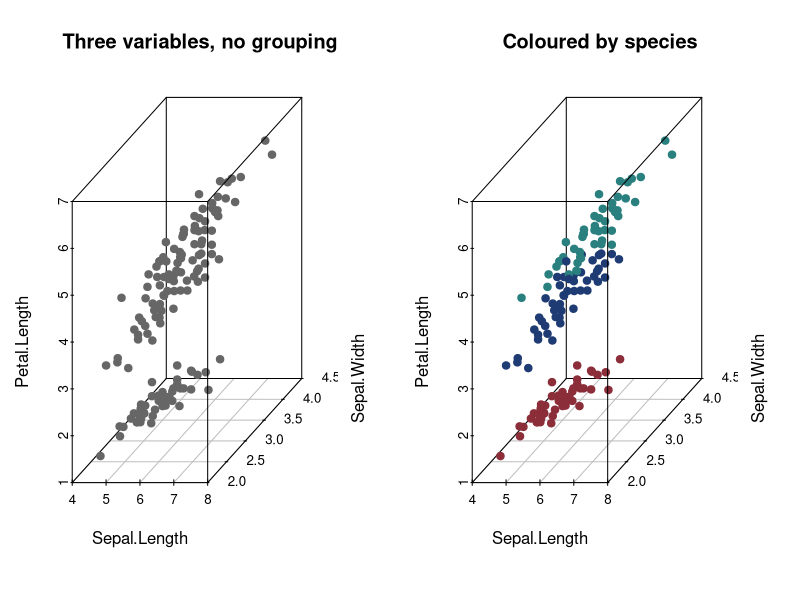
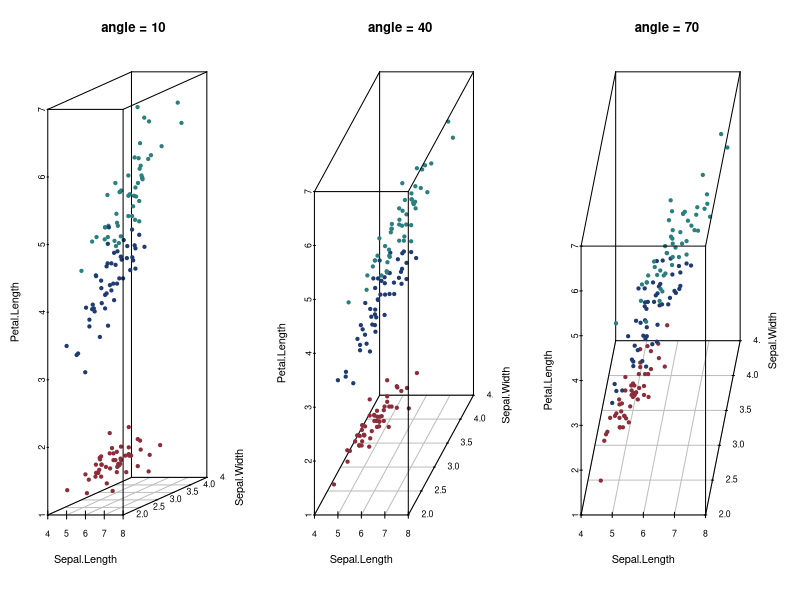
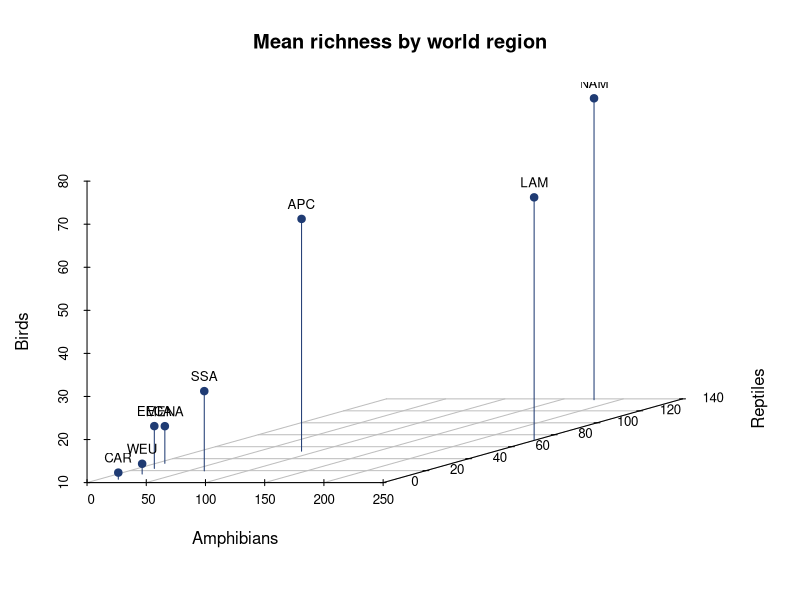
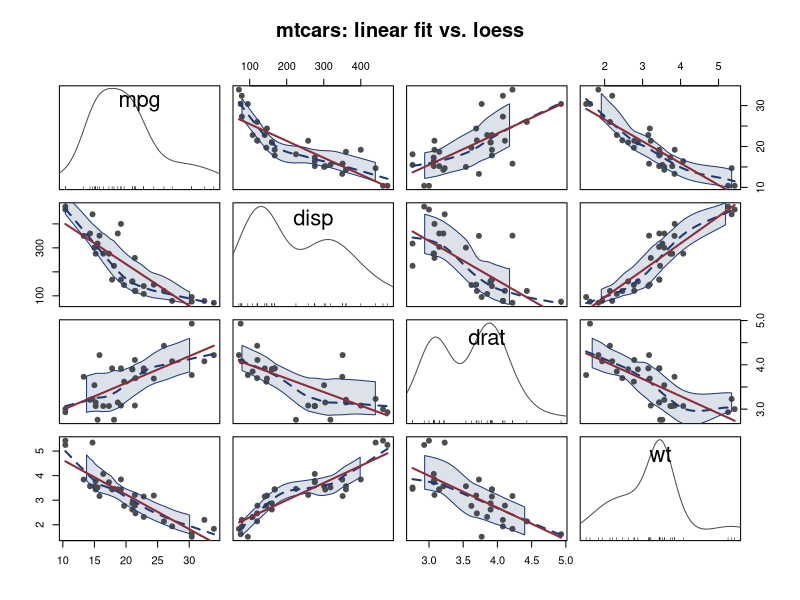
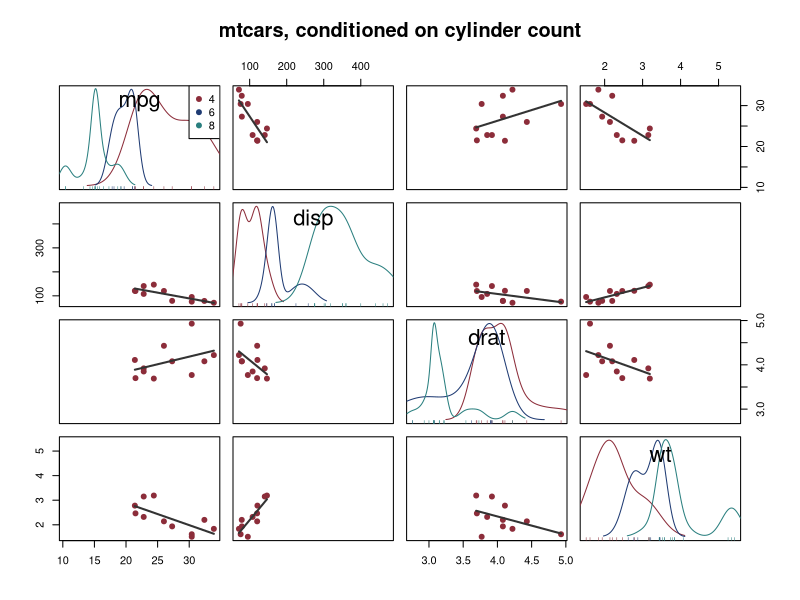
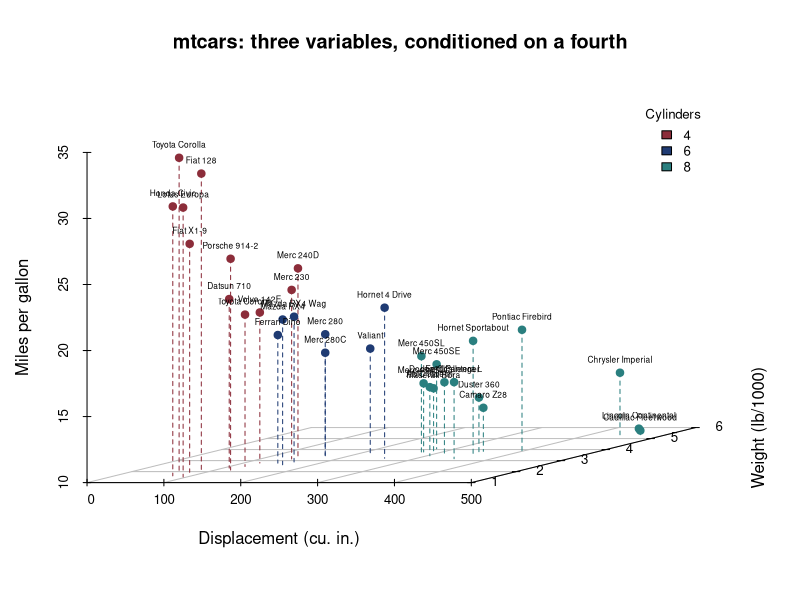
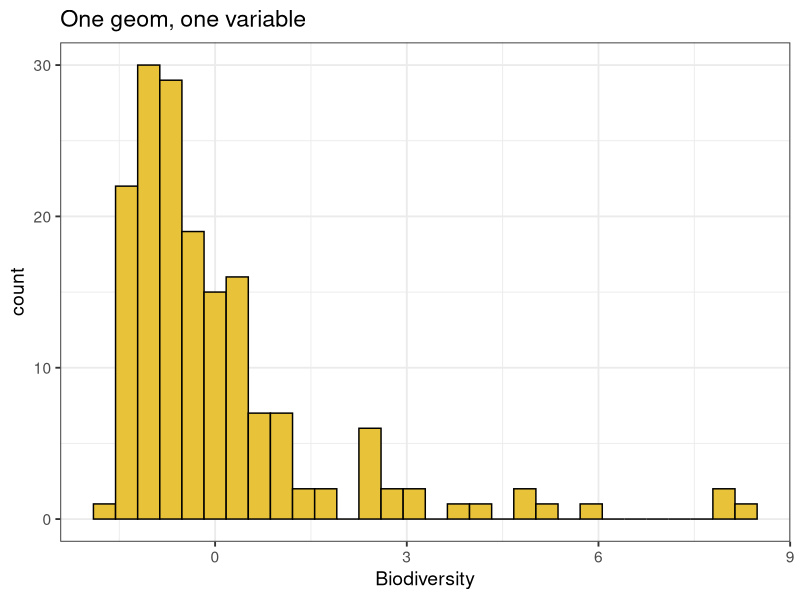
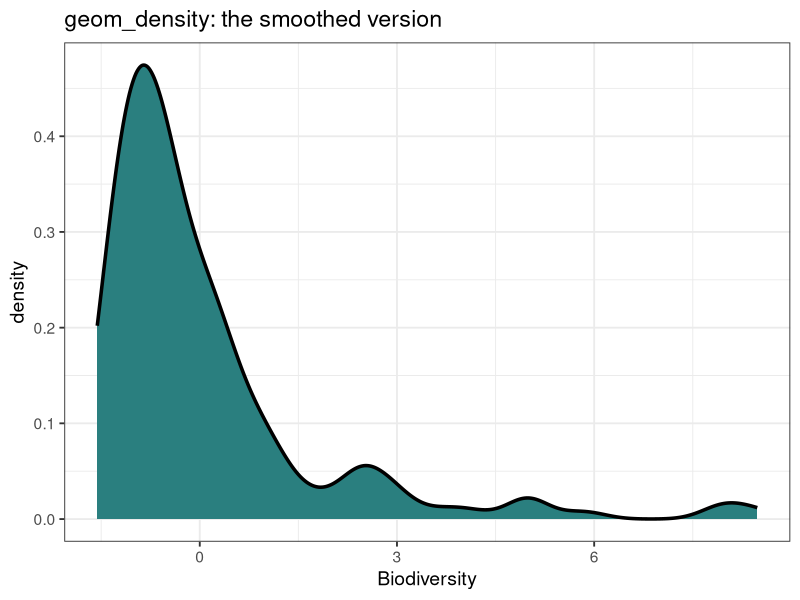

Write the R code that produced these figures, in order.
## ============================================================================
##  MS_LJMR :: 03_VisualizationII.R — Data Visualization II
##
##  Original authors: BIOL 943 course team
##                    (Jorge Soberón, Laura Jiménez & Marlon E. Cobos,
##                     University of Kansas)
##  Revised for the MS_LJMR edition by: Luis J. Madrigal-Roca
##
##  Revised from 03_VisualizationII.R ("Session 5: Visualization, Part 2").
##  The original set a working directory, read BiodivCountries.csv by hard-coded
##  COLUMN NUMBERS (3, 28:31, 34:36) and called x11(). Here the biodiversity
##  columns are selected by NAME — the same names 04_Clustering.R uses, which
##  the seeded fallback in 00_utils.R also emits — so the script survives any
##  reordering of the real file.
##
##  Where this sits in the course
##  -----------------------------
##  Session I showed the R view one pair at a time. Two variables fit on paper
##  and three fit in a projection; beyond that, plotting stops being an option
##  and ordination takes over. This session pushes direct display to its limit
##  so that the need for Chapters 2-3 is felt rather than asserted.
## ============================================================================

##  PLAIN CLASSROOM EDITION
##  Generated from R/03_VisualizationII.R by scripts/make_class_src.py --
##  edit R/03_VisualizationII.R and regenerate; changes made here will be overwritten.
## ============================================================================

# R packages required
#install.packages("scatterplot3d")
#install.packages("car")
library(scatterplot3d)
library(car)

# Working directory
#   Point this at the folder that holds this session's data. Every file
#   name below is resolved relative to it, so the script and its data have
#   to travel together -- or at least stay in step.
#
#   This session reads: BiodivCountries.csv, BiodiversityCountriesPCValues.csv
setwd("YOUR/DIRECTORY")

# Built-in data sets used below
data(iris)
data(mtcars)

has3d <- requireNamespace("scatterplot3d", quietly = TRUE)
hascar <- requireNamespace("car", quietly = TRUE)

## ---- 1. Three dimensions, drawn honestly -----------------------------------

pal  <- c("#8c2d3a", "#1f3b73", "#2a7f7f")

if (has3d) {
  # Wide figure: widen the Plot pane, or open a sized device first --
  #   dev.new(width = 11, height = 5.5)
  op <- par(mfrow = c(1, 2), mar = c(3, 3, 3, 1))
  scatterplot3d::scatterplot3d(iris[, 1:3], pch = 19, color = "grey40",
                               main = "Three variables, no grouping")
  scatterplot3d::scatterplot3d(iris[, 1:3], pch = 19, color = pal[iris$Species],
                               main = "Coloured by species")
  par(op)
} else {
  message("scatterplot3d not installed - skipping the 3-D iris panel.")
}

## A 3-D scatter is still a 2-D picture: the third axis is a projection chosen
## by `angle`, and the apparent structure changes with it. Rotating through a
## few angles is the cheapest demonstration that "seeing" >2 dimensions always
## means choosing a projection — which is exactly what PCA automates, except it
## chooses the projection by maximizing variance instead of by eye.
if (has3d) {
  # Wide figure: widen the Plot pane, or open a sized device first --
  #   dev.new(width = 13, height = 4.5)
  op <- par(mfrow = c(1, 3), mar = c(3, 3, 3, 1))
  for (a in c(10, 40, 70))
    scatterplot3d::scatterplot3d(iris[, 1:3], pch = 19, color = pal[iris$Species],
                                 angle = a, main = paste("angle =", a))
  par(op)
}

## ---- 2. Aggregating a real table before plotting it ------------------------
## 186 countries is too many points to label. Aggregating to world regions
## turns an unreadable cloud into eight labelled points — the same move
## 04_Clustering.R makes before hierarchical clustering, and the same columns.
biodiv <- read.csv("BiodivCountries.csv", stringsAsFactors = TRUE)
rich   <- c("AmphRich", "Rept_rich", "BirdRich", "MamsRich")
dens   <- c("DensAmphRich", "DensRept_rich", "DensBirdRich", "DensMamsRich")

## The real BiodivCountries.csv is incomplete, so aggregate with na.rm = TRUE
## rather than dropping whole countries for one missing value.
agg <- aggregate(biodiv[, c(rich, dens)],
                 by = list(Region = biodiv$RegionCode),
                 FUN = function(x) mean(x, na.rm = TRUE))
M   <- as.matrix(agg[, -1]); rownames(M) <- agg$Region
cat("Regional means:\n"); print(round(M[, rich], 1))

if (has3d) {
  par(mfrow = c(1, 1))
  s3d <- scatterplot3d::scatterplot3d(
    M[, c("AmphRich", "Rept_rich", "BirdRich")],
    pch = 19, color = "#1f3b73",
    type = "h",              # drop lines to the floor: restores depth cues
    xlab = "Amphibians", ylab = "Reptiles", zlab = "Birds",
    main = "Mean richness by world region", box = FALSE, angle = 25)
  ## xyz.convert() maps the 3-D coordinates onto the 2-D page, which is what
  ## makes it possible to add ordinary text() labels to a 3-D plot.
  co <- s3d$xyz.convert(M[, c("AmphRich", "Rept_rich", "BirdRich")])
  text(co$x, co$y, labels = rownames(M), cex = .8, pos = 3)
}

## ---- 3. Scatterplot matrices with structure added --------------------------
## car::scatterplotMatrix() is pairs() plus a linear fit, a loess curve and a
## marginal density per panel. The loess is the useful part: it shows whether
## the linear summary that PCA and regression both assume is defensible.
cars <- mtcars
if (hascar) {
  par(mfrow = c(1, 1))
  car::scatterplotMatrix(~ mpg + disp + drat + wt, data = cars,
                         regLine = list(col = "#8c2d3a"),
                         smooth  = list(col.smooth = "#1f3b73",
                                        col.spread = "#1f3b73"),
                         col = "grey30", pch = 19,
                         main = "mtcars: linear fit vs. loess")


  ## Conditioning on a factor splits every panel by group. When groups have
  ## different slopes, a single global ordination will average them away.
  par(mfrow = c(1, 1))
  car::scatterplotMatrix(~ mpg + disp + drat + wt | factor(cyl), data = cars,
                         regLine = list(col = "grey20"), smooth = FALSE,
                         col = pal, pch = 19,
                         main = "mtcars, conditioned on cylinder count")

} else {
  message("car not installed - skipping the scatterplot-matrix panels.")
}

## ---- 4. Putting it together: labelled, coloured, conditioned 3-D -----------
if (has3d) {
  cyl_col <- pal[factor(cars$cyl)]
  par(mfrow = c(1, 1))
  s3d <- scatterplot3d::scatterplot3d(
    cars$disp, cars$wt, cars$mpg,
    color = cyl_col, pch = 19, type = "h", lty.hplot = 2, scale.y = .75,
    xlab = "Displacement (cu. in.)", ylab = "Weight (lb/1000)",
    zlab = "Miles per gallon", box = FALSE, angle = 20,
    main = "mtcars: three variables, conditioned on a fourth")
  co <- s3d$xyz.convert(cars$disp, cars$wt, cars$mpg)
  text(co$x, co$y, labels = rownames(cars), pos = 3, cex = .5)
  legend("topright", inset = .05, bty = "n", cex = .8,
         title = "Cylinders", legend = levels(factor(cars$cyl)), fill = pal)

}

## ============================================================================
##  5. THE GRAMMAR OF GRAPHICS
## ============================================================================
##  Everything above is base graphics: you issue drawing commands in order.
##  ggplot2 works differently -- you declare a MAPPING from variables to visual
##  channels (aes) and then add layers (geoms) that render it. The payoff is
##  that conditioning on a factor stops being a loop and becomes one more term.
##
##  Data: the biodiversity table reduced to its principal components, which is
##  also a preview of Chapter 4 -- Biodiversity is PC1 of the area-corrected
##  richness variables (75.9% of their variance), Governance summarises 14
##  variables (86.7%), Wealth 3 (55.7%) and Capacity_no_GEF 19 (55.3%).
if (requireNamespace("ggplot2", quietly = TRUE)) {
  library(ggplot2)
  m3 <- read.csv("BiodiversityCountriesPCValues.csv", stringsAsFactors = TRUE)
  cat("\nBiodiversity PC table:", nrow(m3), "countries x", ncol(m3), "columns\n")
  cat("  ", paste(names(m3), collapse = ", "), "\n")

  ## ggplot() returns an OBJECT. At the console it prints itself and you see the
  ## plot; inside a function or a loop you must print() it explicitly, or
  ## nothing is drawn. This catches everyone once.
  p1 <- ggplot(m3, aes(x = Biodiversity))

  par(mfrow = c(1, 1))
  print(p1 + geom_histogram(colour = "black", fill = "#e8c33a", bins = 30) +
          theme_bw(base_size = 14) +
          labs(title = "One geom, one variable"))


  ## the same mapping, a different geom: density instead of counts
  par(mfrow = c(1, 1))
  print(p1 + geom_density(colour = "black", linewidth = 1.2, fill = "#2a7f7f") +
          theme_bw(base_size = 14) +
          labs(title = "geom_density: the smoothed version"))


  ## ---- boxplots against a categorical variable -----------------------------
  ##  Hinges are the 1st and 3rd quartiles; whiskers reach the furthest point
  ##  within 1.5 x IQR of the hinge; anything past them is drawn as a point
  ##  (Tukey). The notch spans 1.58 x IQR/sqrt(n) and gives a rough 95% interval
  ##  for the median, so non-overlapping notches suggest different medians
  ##  (McGill et al. 1978).
  par(mfrow = c(1, 1))
  print(ggplot(m3, aes(x = RegionCode, y = Biodiversity)) +
          geom_boxplot(outlier.shape = 3, notch = TRUE) +
          theme_bw(base_size = 13) +
          labs(title = "Biodiversity by world region"))


  ## the same plot with the raw points jittered on top, coloured by region:
  ## a boxplot hides n, and n is often the whole story
  par(mfrow = c(1, 1))
  print(ggplot(m3, aes(x = GDPgroup, y = Biodiversity)) +
          geom_boxplot(outlier.shape = 3, notch = TRUE) +
          geom_jitter(aes(colour = RegionCode),
                      position = position_jitter(width = .2), size = 2) +
          theme_bw(base_size = 13) +
          labs(title = "Boxplot + the points it summarises"))


  ## ---- facets: the same plot, once per group -------------------------------
  ##  facet_wrap() is the grammar's answer to "does this relationship hold in
  ##  every region?" -- the question a single pooled regression cannot answer.
  par(mfrow = c(1, 1))
  print(ggplot(m3, aes(x = Wealth, y = Biodiversity)) +
          geom_point(aes(colour = GDPgroup)) +
          stat_smooth(method = lm, formula = y ~ x,
                      colour = "#8c2d3a", fill = "#e8c33a") +
          facet_wrap(~ RegionCode) + theme_bw(base_size = 11) +
          labs(title = "Wealth vs biodiversity, one panel per region"))


  ## facet_grid() crosses two factors instead of wrapping one
  par(mfrow = c(1, 1))
  print(ggplot(m3, aes(x = Governance, y = Biodiversity)) +
          geom_point(aes(colour = RegionCode)) +
          stat_smooth(method = lm, formula = y ~ x, colour = "#8c2d3a") +
          facet_grid(Landlock ~ GDPgroup) + theme_bw(base_size = 11) +
          labs(title = "Landlocked (rows) x GDP group (columns)"))


  ## ---- a continuous variable mapped to colour ------------------------------
  par(mfrow = c(1, 1))
  print(ggplot(m3, aes(x = Governance, y = Capacity_no_GEF)) +
          geom_point(aes(colour = Biodiversity), size = 3) +
          geom_point(shape = 1, size = 3, colour = "grey30") +
          scale_colour_gradientn(colours = hcl.colors(5, "Viridis")) +
          theme_bw(base_size = 13) +
          labs(title = "Three variables, no third axis"))

} else {
  message("Skipped: the ggplot2 section.  Install with: install.packages(c(\"ggplot2\"))")
}

## Four variables took every device available — colour, height, position and
## text. A fifth would not fit. That ceiling is the argument for ordination.
cat("\n[03_VisualizationII] done.\n")
